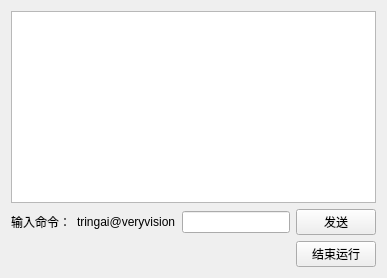
          <widget class="QWidget" name="tab_4">
           <attribute name="title">
            <string>命令行</string>
           </attribute>
           <layout class="QVBoxLayout" name="verticalLayout_4">
            <item>
             <widget class="QTextEdit" name="textEdit_cmd"/>
            </item>
            <item>
             <layout class="QHBoxLayout" name="horizontalLayout_8">
              <item>
               <widget class="QLabel" name="label_11">
                <property name="text">
                 <string>输入命令：</string>
                </property>
               </widget>
              </item>
              <item>
               <widget class="QLabel" name="label_12">
                <property name="text">
                 <string>tringai@veryvision</string>
                </property>
               </widget>
              </item>
              <item>
               <widget class="QLineEdit" name="lineEdit_cmd"/>
              </item>
              <item>
               <widget class="QPushButton" name="pushButton_2">
                <property name="text">
                 <string>发送</string>
                </property>
                <property name="autoRepeat">
                 <bool>false</bool>
                </property>
               </widget>
              </item>
             </layout>
            </item>
            <item>
             <layout class="QHBoxLayout" name="horizontalLayout_16" stretch="1,0">
              <item>
               <spacer name="horizontalSpacer_7">
                <property name="orientation">
                 <enum>Qt::Horizontal</enum>
                </property>
                <property name="sizeHint" stdset="0">
                 <size>
                  <width>40</width>
                  <height>20</height>
                 </size>
                </property>
               </spacer>
              </item>
              <item>
               <widget class="QPushButton" name="quit_button_2">
                <property name="sizePolicy">
                 <sizepolicy hsizetype="MinimumExpanding" vsizetype="Fixed">
                  <horstretch>0</horstretch>
                  <verstretch>0</verstretch>
                 </sizepolicy>
                </property>
                <property name="text">
                 <string>结束运行</string>
                </property>
               </widget>
              </item>
             </layout>
            </item>
           </layout>
          </widget>
